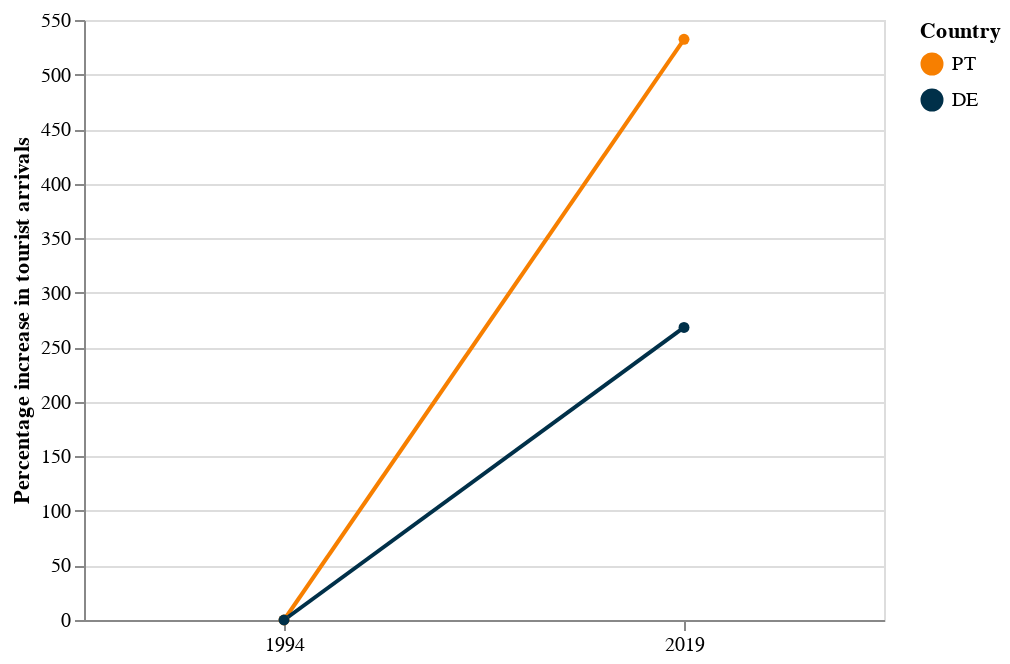

Notebook cell for this chart:
### Code cell
chart = alt.Chart(df5).mark_line(point=alt.OverlayMarkDef()).encode(
    x = alt.X('Date:O', title='', axis=alt.Axis(labelAngle=0)),
    y = alt.Y('Tourist Arrivals:Q',title='Percentage increase in tourist arrivals'),
    color=alt.Color('Country:N', scale=alt.Scale(range=['#F77F00','#003049'], domain=['PT', 'DE']))
).properties(width=400)


chart

### Figure 1 — Vega-Lite specification as saved in the notebook (floating-point values rounded to 4 significant figures)
{"config": {"view": {"continuousWidth": 400, "continuousHeight": 300}}, "data": {"name": "data-ba560081619c819066b296f28716a75d"}, "mark": {"type": "line", "point": {}}, "encoding": {"color": {"field": "Country", "scale": {"domain": ["PT", "DE"], "range": ["#F77F00", "#003049"]}, "type": "nominal"}, "x": {"axis": {"labelAngle": 0}, "field": "Date", "title": "", "type": "ordinal"}, "y": {"field": "Tourist Arrivals", "title": "Percentage increase in tourist arrivals", "type": "quantitative"}}, "width": 400, "$schema": "https://vega.github.io/schema/vega-lite/v4.17.0.json", "datasets": {"data-ba560081619c819066b296f28716a75d": [{"Date": 1994, "Country": "PT", "Tourist Arrivals": 0.0}, {"Date": 2019, "Country": "PT", "Tourist Arrivals": 532.3}, {"Date": 1994, "Country": "DE", "Tourist Arrivals": 0.0}, {"Date": 2019, "Country": "DE", "Tourist Arrivals": 268.1}]}}
